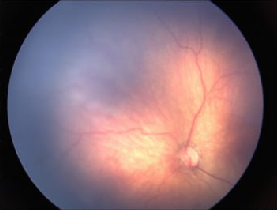
#> input picture data/degraded.png, 277 x 210 px
$ python -i ccgb.py   (imports and definitions only)
#> lines starting #> are read from the running program, lines starting #| are printed output that depends on the picture; after the words box and inside, x2 and y2 are one past the last pixel; in counts of white or black regions, pixels touching at a corner belong together
#> further down, picture is the input picture: shape (210, 277, 3); mean B, G, R 114.7, 106.3, 131.7
import cv2
import numpy as np


def get_mask(image: np.ndarray):
    h, w = image.shape[:2]
#> h = 210; w = 277
    mask = np.zeros_like(image)
    cv2.circle(mask, (w // 2, h // 2), min(w // 2, h // 2), (255, 255, 255), -1)
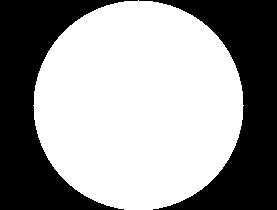
#> mask: shape (210, 277, 3); 59.5% white; 2 black regions, box (x1, y1, x2, y2) and area: (0, 0, 138, 210) 11775, (139, 0, 277, 210) 11775
    return mask


def apply_mask(image: np.ndarray):
    return cv2.bitwise_and(image, get_mask(image))
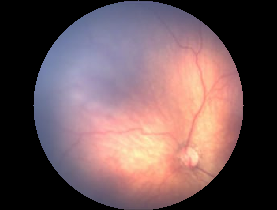
#> returned value: shape (210, 277, 3); mean of channels 0, 1, 2 87.7, 85, 109.2; drawn as B, G, R


def apply_gaussian(image: np.ndarray, sigmaX: float):
#> called with sigmaX = 15
    return cv2.GaussianBlur(image, (0, 0), sigmaX=sigmaX)
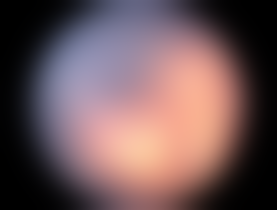
#> returned value: shape (210, 277, 3); mean of channels 0, 1, 2 87.9, 85.1, 109.3; drawn as B, G, R


def CCGB(
    image: np.ndarray,
    sigmaX: float = 15,
    alpha: float = 5,
    beta: float = -5,
    gamma: float = 128,
) -> np.ndarray:
    # Crop, Circle and Gaussian Blur
    masked = apply_mask(image)
    smoothed = apply_gaussian(masked, sigmaX)
    enhanced = cv2.addWeighted(masked, alpha, smoothed, beta, gamma)
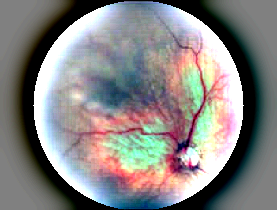
#> enhanced: shape (210, 277, 3); mean B, G, R 131.2, 131.6, 134
    return enhanced

>>> import cv2
>>> picture = cv2.imread('../data/degraded.png')
>>> result = CCGB(picture)

$ run again, on data/good.png
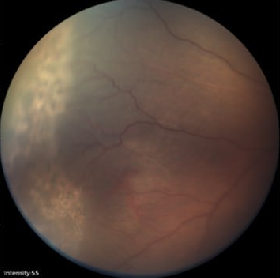
#> input picture data/good.png, 280 x 278 px
#> picture is the input picture: shape (278, 280, 3); mean B, G, R 57.5, 66.9, 83.8
#> in get_mask, `cv2.circle(mask, (w // 2, h // 2), min(w // 2, h // 2), (255, 255, 255..`:
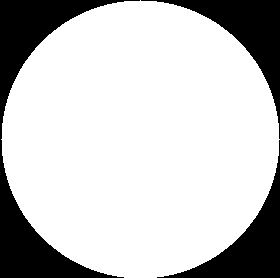
#> mask: shape (278, 280, 3); 77.9% white; 3 black regions, box (x1, y1, x2, y2) and area: (0, 0, 140, 278) 8725, (141, 0, 280, 139) 4293, (157, 140, 280, 278) 4154
#> in CCGB, `enhanced = cv2.addWeighted(masked, alpha, smoothed, beta, gamma)`:
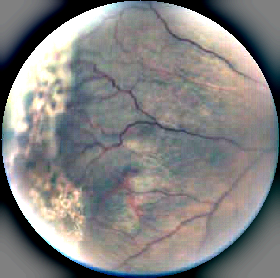
#> enhanced: shape (278, 280, 3); mean B, G, R 129.7, 130.2, 131.2
